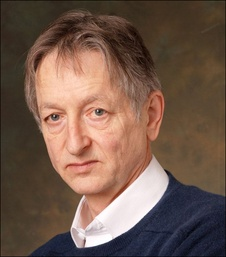
#> input picture hw6/HW6/hinton.jpg, 226 x 257 px, shrunk from 485 x 550 before the run, found by its file name
$ jupyter execute --allow-errors HW6_400722102.ipynb
#> lines starting #> are read from the running program, lines starting #| are printed output that depends on the picture; after the words box and inside, x2 and y2 are one past the last pixel; in counts of white or black regions, pixels touching at a corner belong together
[cell 1]
import cv2 as cv2
import numpy as np
from matplotlib import pyplot as plt
from PIL import Image
import urllib
import cv2

[cell 2]
from google.colab import files
upload= files.upload()
#> the answer given: hinton.jpg
upload= files.upload()
#> the answer given: humans_1.jpg
upload= files.upload()
#> the answer given: humans_2.jpg
upload= files.upload()
#> the answer given: shapes.jpg
upload= files.upload()
#> the answer given: shapes.jpg

# **Global Thresholding**

[cell 3]
def Global_Thresholding(img , th):
  #The method returns two outputs. The first is the threshold that was used and the second output is the thresholded image.
  ret1,th1 = cv2.threshold(img,th,255,cv2.THRESH_BINARY)
  return th1

[cell 4]
img = cv2.imread('hinton.jpg', 0)
#> img: shape (257, 226); min 3, max 255, mean 95.3
th = Global_Thresholding(img , 127)
#> in Global_Thresholding, `ret1,th1 = cv2.threshold(img,th,255,cv2.THRESH_BINARY)`:
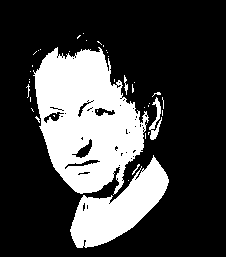
#> th1: shape (257, 226); 26.4% white; 39 white regions (34 under 20 px), largest, box (x1, y1, x2, y2) and area: (33, 47, 149, 195) 10748, (70, 155, 169, 248) 4130, (149, 97, 162, 140) 224, (124, 75, 128, 95) 40, (132, 164, 140, 175) 21
#> in Global_Thresholding, `ret1,th1 = cv2.threshold(img,th,255,cv2.THRESH_BINARY)`: ret1 = 127


plt.figure(figsize=(5,5))
plt.imshow(img , cmap = 'gray')
plt.axis('off')
plt.title('Original Gray Image')
plt.figure(figsize=(5,5))
plt.imshow(th, cmap = 'gray')
plt.axis('off')
plt.title('Global Thresholding')

# **Ostu Thresholding**

[cell 5]
def ostu(img ):
  # Otsu's thresholding
  ret2,th2 = cv2.threshold(img,0,255,cv2.THRESH_BINARY+cv2.THRESH_OTSU)
#> th2: shape (257, 226); 27.4% white; 41 white regions (35 under 20 px), largest, box (x1, y1, x2, y2) and area: (31, 47, 169, 248) 15424, (147, 96, 162, 140) 268, (152, 91, 164, 116) 51, (26, 79, 32, 102) 46, (130, 158, 144, 178) 40, (96, 40, 108, 54) 20
#> ret2 = 122
  return th2
def ostugaus(img  , blur):
  # Otsu's thresholding after Gaussian filtering
#> called with blur = 3
  blur = cv2.GaussianBlur(img,(blur,blur),0)
  ret3,th3 = cv2.threshold(blur,0,255,cv2.THRESH_BINARY+cv2.THRESH_OTSU)
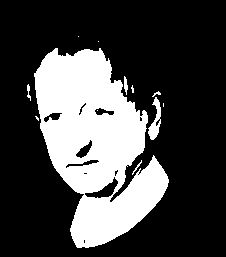
#> th3: shape (257, 226); 27.3% white; 12 white regions (6 under 20 px), largest, box (x1, y1, x2, y2) and area: (34, 48, 169, 248) 15445, (148, 97, 161, 140) 266, (124, 76, 128, 95) 49, (27, 84, 31, 101) 35, (132, 160, 142, 175) 27, (152, 91, 161, 97) 21
#> ret3 = 122
  return th3

[cell 6]
img = cv2 .imread('hinton.jpg', 0)


th2 = ostu(img )
th3 = ostugaus(img ,3)

plt.figure(figsize=(5,5))
plt.imshow(img , cmap = 'gray')
plt.axis('off')
plt.title('Original Gray Image')
plt.figure(figsize=(5,5))
plt.imshow(th2, cmap = 'gray')
plt.axis('off')
plt.title('Otsu sThresholding')
plt.figure(figsize=(5,5))
plt.imshow(th3,cmap='gray')
plt.axis('off')
plt.title('Gaussian filtered Image')

# **Adaptive thressholding**

[cell 7]
def Adaptive_guassian(img , b , c ):
  #The threshold value is the mean of the neighbourhood area minus the constant C.
#> called with b = 9, c = 10
  th1 = cv2.adaptiveThreshold(img,255,cv2.ADAPTIVE_THRESH_MEAN_C, cv2.THRESH_BINARY,b,c)
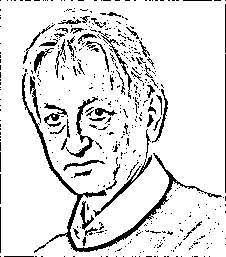
#> th1: shape (257, 226); 88.7% white; black in thin lines or dots
  #The threshold value is a gaussian-weighted sum of the neighbourhood values minus the constant C.
  th2 = cv2.adaptiveThreshold(img,255,cv2.ADAPTIVE_THRESH_GAUSSIAN_C,cv2.THRESH_BINARY,b,c)
#> th2: shape (257, 226); 92.8% white; black in thin lines or dots

  return th1 , th2

[cell 8]
img = cv2.imread('hinton.jpg', 0)

th1,th2 = Adaptive_guassian(img , 9 , 10)

plt.figure(figsize=(5,5))
plt.imshow(img , cmap = 'gray')
plt.axis('off')
plt.title('Original Gray Image')
plt.figure(figsize=(5,5))
plt.imshow(th1, cmap = 'gray')
plt.axis('off')
plt.title('Adaptive Mean Thresholding')
plt.figure(figsize=(5,5))
plt.imshow(th2, cmap = 'gray')
plt.axis('off')
plt.title('Adaptive Gaussian Thresholding')

# **3.B**

[cell 9]
img = cv2.imread('brain.jpg',0)
th2 = ostu(img)

plt.figure(figsize=(5,5))
#> (the rest of this cell did not finish here and is left out)

[cell 10]
kernel = np.ones((5,5),np.uint8)

#> (the rest of this cell did not finish here and is left out)

# **3.C**

[cell 11]
def help(img,result):
    H = img[:,:,0]
    S = img[:,:,1]
    V = img[:,:,2]
    # you shold implement part a,b,c and in the last use following code

    for i in range(result.shape[0]):
        for j in range(result.shape[1]):
            if result[i][j] == 0:
                #fig1[i][j] = 128
                H[i][j] = 0
                S[i][j] = 255
                V[i][j] = 0
            else:
                H[i][j] = 0
                S[i][j] = 0
                V[i][j] = 255
    img[:,:,0] = H
    img[:,:,1] = S
    img[:,:,2] = V


    return img

[cell 12]
img = cv2.imread('humans_1.jpg',0)
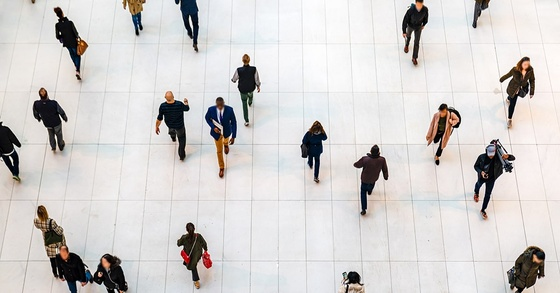
#> input picture hw6/HW6/humans_1.jpg, 560 x 293 px, shrunk from 1200 x 628 before the run, found by its file name
#> img: shape (293, 560); min 0, max 255, mean 208.4
th = ostu(img)
#> in ostu (call 3), `ret2,th2 = cv2.threshold(img,0,255,cv2.THRESH_BINARY+cv2.THRESH_OTSU)`:
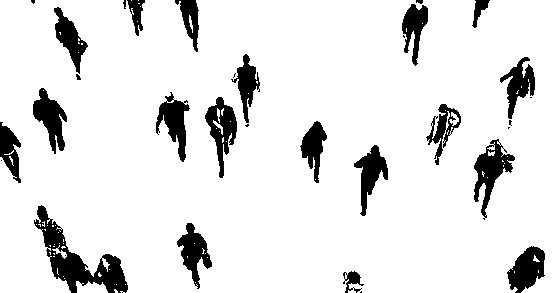
#> th2: shape (293, 560); 89.4% white; 32 black regions (11 under 20 px), largest, box (x1, y1, x2, y2) and area: (34, 205, 128, 293) 2598, (474, 139, 515, 220) 1267, (205, 97, 237, 178) 1143
#> in ostu (call 3), `ret2,th2 = cv2.threshold(img,0,255,cv2.THRESH_BINARY+cv2.THRESH_OTSU)`: ret2 = 134
kernel = np.ones((5,5),np.uint8)
opening = cv2.morphologyEx(th, cv2.MORPH_OPEN, kernel)
#> opening: shape (293, 560); 88.3% white; 20 black regions (1 under 20 px), largest, box (x1, y1, x2, y2) and area: (34, 205, 128, 293) 2919, (474, 139, 515, 220) 1432, (205, 97, 237, 178) 1293

img_rgb = cv2.cvtColor(opening,cv2.COLOR_GRAY2RGB)
img_hsv = cv2.cvtColor(img_rgb,cv2.COLOR_RGB2HSV)
#> img_hsv: shape (293, 560, 3); mean H, S, V 0, 0, 225.1
out = help(img_hsv,opening)
#> in help, `H = img[:,:,0]`: H: shape (293, 560); every value is 0
#> in help, `img[:,:,0] = H`: img: shape (293, 560, 3); mean H, S, V 0, 29.9, 225.1


plt.figure(figsize=(5,5))
plt.imshow(img,cmap='gray')
plt.axis('off')
plt.title(' Main Image')

plt.figure(figsize=(5,5))
plt.imshow(th,cmap='gray')
plt.axis('off')
plt.title(' Morphology Image')

plt.figure(figsize=(5,5))
plt.imshow(out,cmap='gray')
plt.axis('off')
plt.title(' HSV Image')

# **3.D**

[cell 13]
kernel = np.ones((5,5),np.uint8)
img = cv2.imread('humans_2.jpg',0)
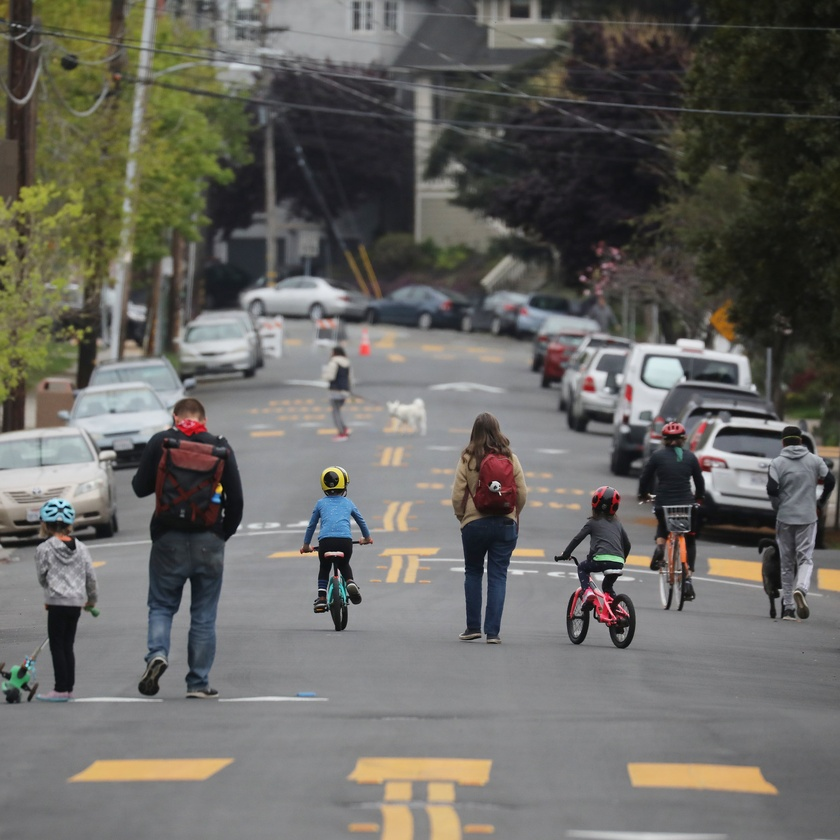
#> input picture hw6/HW6/humans_2.jpg, 840 x 840 px, shrunk from 1800 x 1800 before the run, found by its file name
#> img: shape (840, 840); min 0, max 239, mean 102.3
th = ostu(img)
#> in ostu (call 4), `ret2,th2 = cv2.threshold(img,0,255,cv2.THRESH_BINARY+cv2.THRESH_OTSU)`:
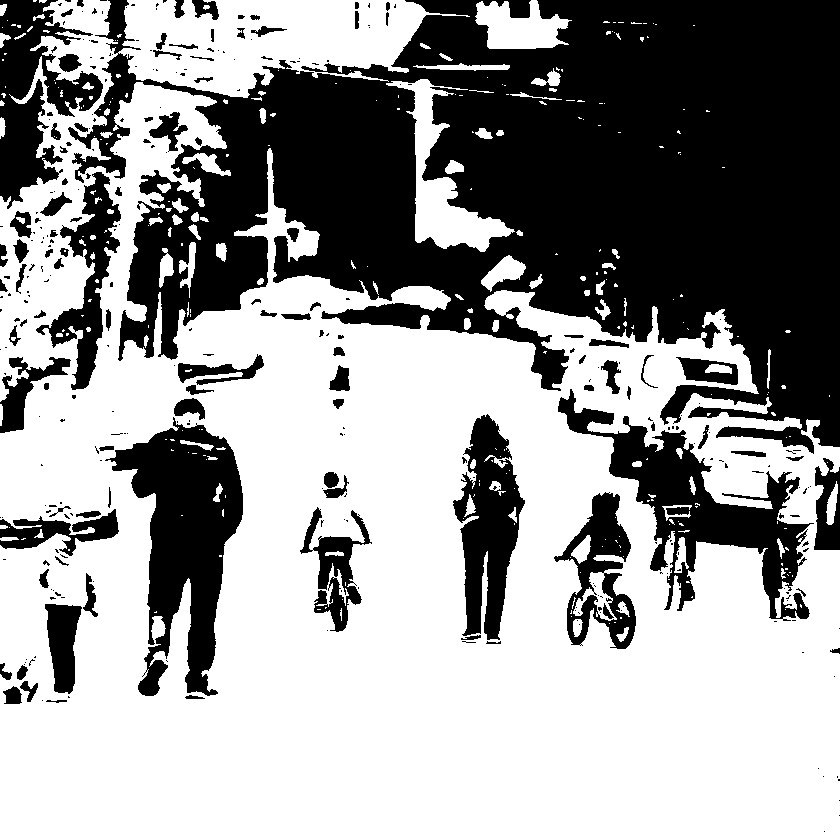
#> th2: shape (840, 840); 59.9% white; 320 black regions (217 under 20 px), largest, box (x1, y1, x2, y2) and area: (68, 0, 840, 454) 196022, (105, 417, 243, 696) 18537, (558, 389, 814, 621) 15642
#> in ostu (call 4), `ret2,th2 = cv2.threshold(img,0,255,cv2.THRESH_BINARY+cv2.THRESH_OTSU)`: ret2 = 93
opening = cv2.morphologyEx(th, cv2.MORPH_OPEN, kernel)
#> opening: shape (840, 840); 58.1% white; 135 black regions (80 under 20 px), largest, box (x1, y1, x2, y2) and area: (0, 0, 840, 622) 242487, (100, 354, 264, 699) 21011, (453, 414, 525, 644) 9839
img_rgb = cv2.cvtColor(opening,cv2.COLOR_GRAY2RGB)
img_hsv = cv2.cvtColor(img_rgb,cv2.COLOR_RGB2HSV)
#> img_hsv: shape (840, 840, 3); mean H, S, V 0, 0, 148
out = help(img_hsv,opening)
#> in help (call 2), `H = img[:,:,0]`: H: shape (840, 840); every value is 0
#> in help (call 2), `img[:,:,0] = H`: img: shape (840, 840, 3); mean H, S, V 0, 107, 148
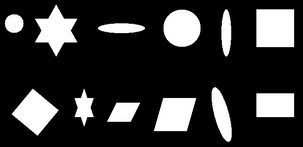
#> input picture hw6/HW6/shapes.jpg, 303 x 147 px, shrunk from 650 x 315 before the run, found by its file name
#> further down, img is the input picture: shape (147, 303, 3); min 0, max 255, mean 52.7

plt.figure(figsize=(5,5))
plt.imshow(img,cmap='gray')
plt.axis('off')
plt.title(' Main Image')

plt.figure(figsize=(5,5))
plt.imshow(th,cmap='gray')
plt.axis('off')
plt.title(' Morphology Image')

plt.figure(figsize=(5,5))
plt.imshow(out,cmap='gray')
plt.axis('off')
plt.title(' HSV Image')

# **Q4**

```
https://www.geeksforgeeks.org/how-to-detect-shapes-in-images-in-python-using-opencv/
```

[cell 14]
def fun(img):

# converting image into grayscale image
  gray = cv2.cvtColor(img, cv2.COLOR_BGR2GRAY)

# setting threshold of gray image
  th = ostu(gray)
#> in ostu (call 5), `ret2,th2 = cv2.threshold(img,0,255,cv2.THRESH_BINARY+cv2.THRESH_OTSU)`:
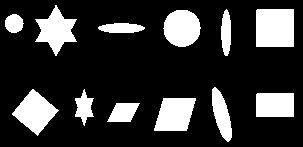
#> th2: shape (147, 303); 20.7% white; 12 white regions
#> in ostu (call 5), `ret2,th2 = cv2.threshold(img,0,255,cv2.THRESH_BINARY+cv2.THRESH_OTSU)`: ret2 = 125

  # using a findContours() function
  contours, _ = cv2.findContours(th, cv2.RETR_TREE, cv2.CHAIN_APPROX_SIMPLE)
#> contours = 12 contours; largest, box (x1, y1, x2, y2) and area: (256, 9, 294, 47) 1368, (12, 89, 59, 136) 1072, (163, 10, 201, 47) 1039, (154, 98, 196, 131) 1026, (35, 5, 77, 56) 987

  # list for storing names of shapes
  for contour in contours:


    # cv2.approxPloyDP() function to approximate the shape
    approx = cv2.approxPolyDP(contour, 0.01 * cv2.arcLength(contour, True), True)

    # using drawContours() function
    cv2.drawContours(img, [contour], 0, (0, 0, 255), 5)

    # finding center point of shape
    M = cv2.moments(contour)
    if M['m00'] != 0.0:
      x = int(M['m10']/M['m00'])
      y = int(M['m01']/M['m00'])


    if len(approx) == 4:
            x, y , w, h = cv2.boundingRect(approx)
            aspectRatio = float(w)/h
            if aspectRatio >= 0.95 and aspectRatio < 1.05:
                cv2.drawContours(img, [contour], -1, (125, 125, 0), -1)

    elif len(approx) == 5:
      pass

    elif len(approx) == 12:
            x, y , w, h = cv2.boundingRect(approx)
            aspectRatio = float(w)/h

            if(aspectRatio < 1):
                cv2.drawContours(img, [contour], -1, (200, 100, 0), -1)
            else:
                cv2.drawContours(img, [contour], -1, (0, 200, 0), -1)
    else:
            cv2.drawContours(img, [contour], -1, (200, 0, 200), -1)
#> this loop made 12 passes
#> (approx, x, y, w, h, aspectRatio) on passes 1, 2, 3, 5, 10: ([[107, 121], [130, 121], [139, 103], [116, 103]], 107, 103, 33, 19, 1.74), ([[163, 98], [154, 130], [186, 130], [195, 98]], 154, 98, 42, 33, 1.27), ([[256, 94], [256, 116], [293, 116], [293, 93]], 256, 93, 38, 24, 1.58), ([[32, 89], [12, 114], [37, 135], [58, 110]], 12, 89, 47, 47, 1), ([[257, 9], [256, 46], [293, 46], [293, 9]], 256, 9, 38, 38, 1)
#> (x, y, w, h, aspectRatio) on pass 12: (35, 5, 42, 51, 0.824)
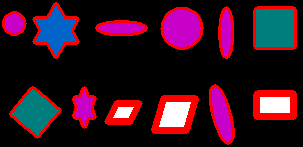
#> img: shape (147, 303, 3); mean B, G, R 33.4, 17, 52.6
  return img

[cell 15]
img = cv2.imread('shapes.jpg')

img2 = fun(img)
plt.imshow(img2)
